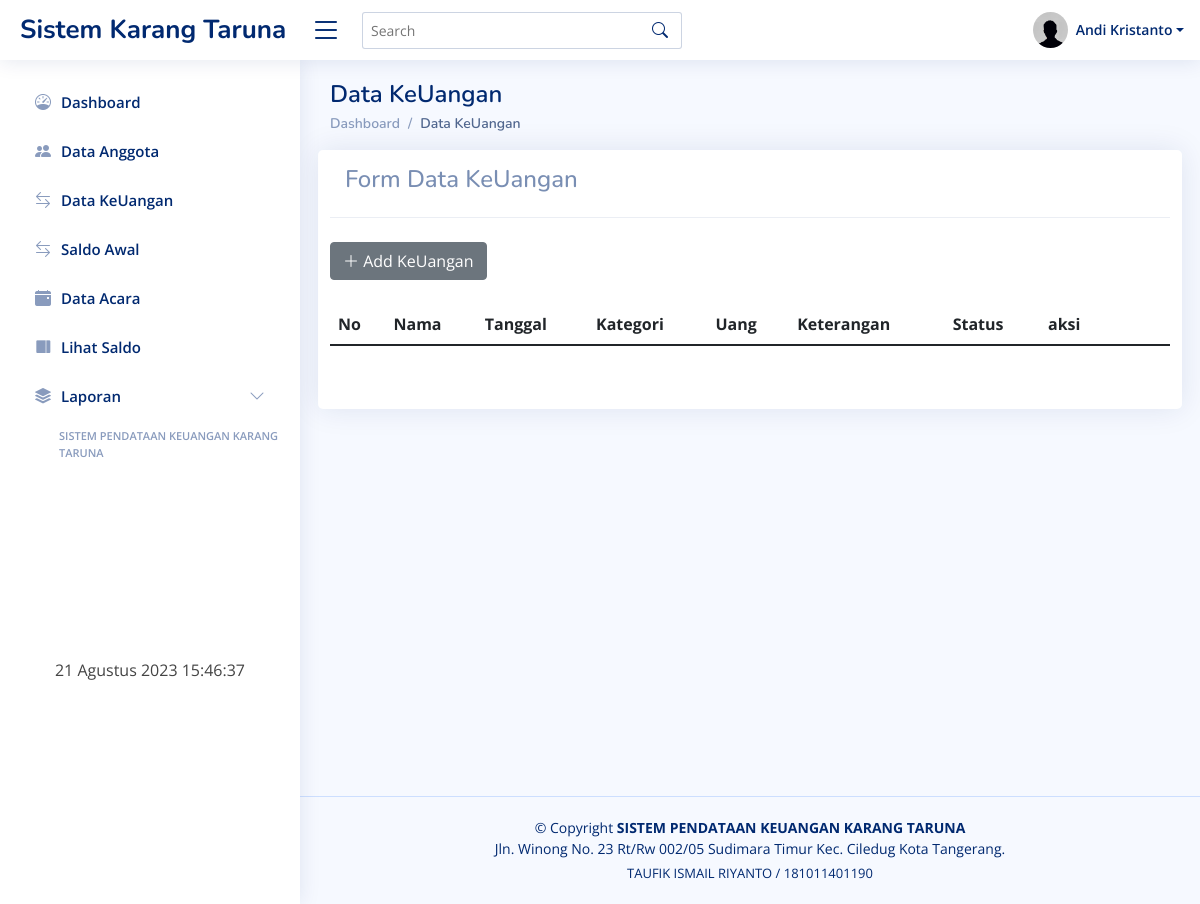
The page /admin/index.php?url=index_keuangan (signed in) on the database as committed earlier.
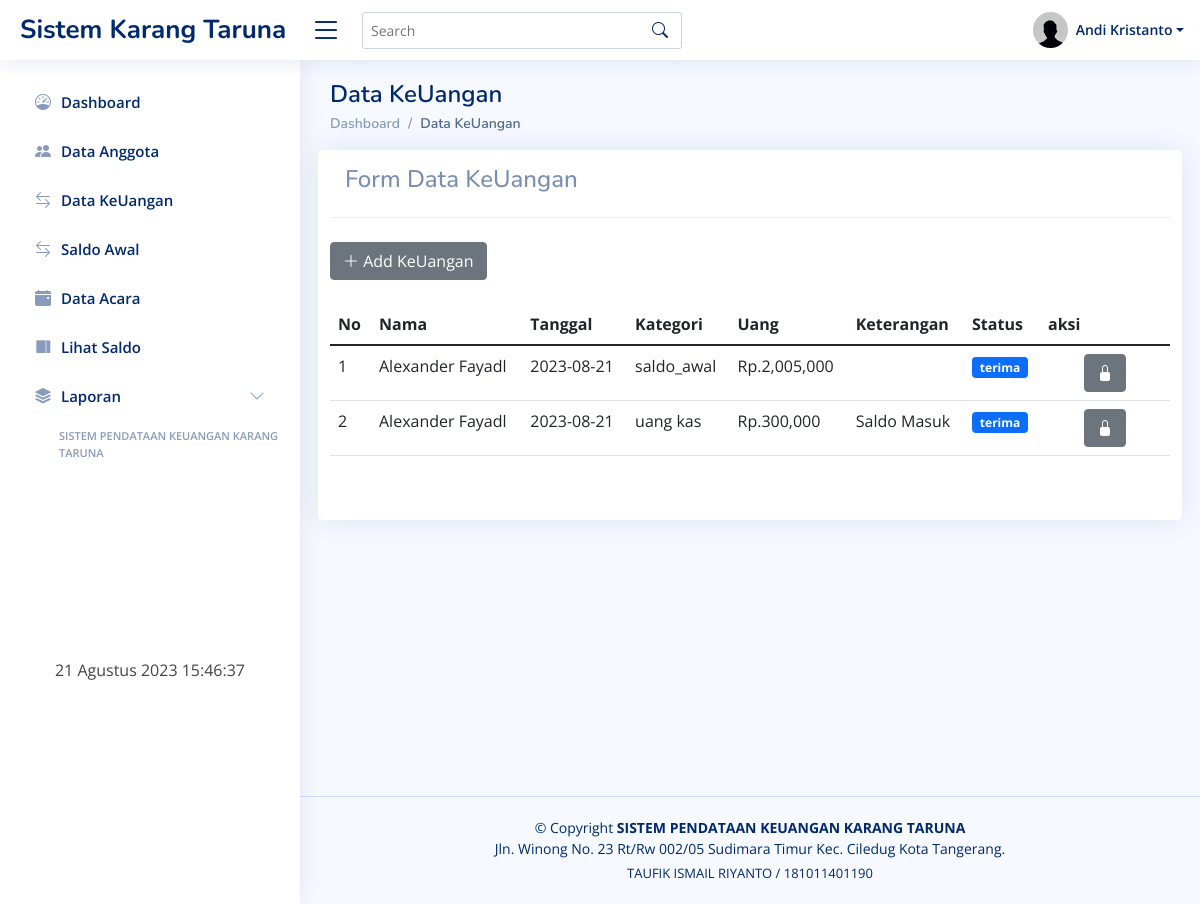
The same page on the database as committed later.
### tables this page shows
CREATE TABLE `users` (
  `id_user` int(11) NOT NULL,
  `recid` enum('0','1') NOT NULL,
  `nama` varchar(30) NOT NULL,
  `rt` int(4) NOT NULL,
  `rw` int(4) NOT NULL,
  `alamat` text NOT NULL,
  `tgl_lahir` varchar(20) NOT NULL,
  `pekerjaan` varchar(40) NOT NULL,
  `no_telp` varchar(15) NOT NULL,
  `status` enum('aktif','tidak aktif') NOT NULL,
  `usertype` enum('ketua','wakil','anggota') NOT NULL,
  `username` varchar(30) NOT NULL,
  `password` varchar(200) NOT NULL,
  `level` enum('admin','anggota') NOT NULL
);

CREATE TABLE `trx` (
  `id_trx` int(11) NOT NULL,
  `id_user` int(11) NOT NULL,
  `jml_trx` varchar(255) NOT NULL,
  `keterangan` varchar(255) NOT NULL,
  `status_trx` varchar(255) NOT NULL,
  `tgl` date NOT NULL
);

CREATE TABLE `acara` (
  `id_acara` int(11) NOT NULL,
  `id_trx` int(11) NOT NULL,
  `nama_acara` varchar(255) NOT NULL,
  `tempat_acara` varchar(255) NOT NULL
);

### config/getbln.php (called while the page is built, shortened)
<?php
function  getStatus($status){
	if ($status == "saldo_keluar"){
		return  "Saldo Keluar";
    }
		else if($status == "saldo_masuk"){
		return  "Saldo Masuk";
	}
}
?>

### admin/index_keuangan.php (the view, shortened to what the changed rows need)
<!DOCTYPE html>
<html>
<head>
</head>
<body>
     <div class="container">
          <div class="pagetitle">
               <h1 class="mb-1">Data KeUangan</h1>
          </div>
          <div class="row">
               <div class="card">
                    <br>
                    <br>
                    <table id="anggota" class="table table-hover">
                         <thead>
                              <tr>
                                   <th>No</th>
                                   <th>Nama</th>
                                   <th>Tanggal</th>
                                   <th>Kategori</th>
                                   <th>Uang</th>
                                   <th>Keterangan</th>
                                   <th>Status</th>
                                   <th style="width:130px">aksi</th>
                              </tr>
                         </thead>
                         <tbody>
                              <tr>
                              <?php
						require '../config/config.php';
                              include '../config/getbln.php';
						$no = 1;
                              $bulan =  date('m', strtotime(date('Y-m-d')));
                                   $sql = mysqli_query($koneksi,"select * from trx inner join users on users.id_user=trx.id_user inner join
                              acara on acara.id_trx=trx.id_trx and month(tgl)='$bulan' where trx.id_trx NOT IN (
                                   SELECT id_trx from trx where keterangan = 'saldo_keluar'
                                  ) order by tgl DESC");
						while ($data = mysqli_fetch_array($sql)) {
							?>
                                   <td><?= $no++; ?></td>
                                   <td><?= $data['nama']; ?></td>
                                   <td><?= $data['tgl']; ?></td>
                                   <td><?= $data['nama_acara']; ?></td>
                                   <td>Rp.<?= number_format($data['jml_trx']); ?></td>
                                   <td>
                                    <?= getStatus($data['keterangan']); ?>
                                   </td>
                                   <td>
                                        <?php
									if($data['status_trx'] == 'kirim'){ ?>
                                                  <span class="badge bg-warning "><?= $data['status_trx']; ?></span>
									<?php } else if($data['status_trx'] == 'terima'){ ?>
										<span class="badge bg-primary "><?= $data['status_trx']; ?></span>
									<?php }?>
                                   </td>
                                   <td class="text-center">
                                        <?php
									if($data['status_trx'] == 'kirim'){ ?>
                                        <button type="button" class="btn btn-warning" data-bs-toggle="modal"
                                             data-bs-target="#MyV<?= $data['id_trx']; ?>">
                                             <span class="icon text-white">
                                                  <i class="bi bi-check-circle-fill"></i>
                                             </span>
                                        </button>
                                        <a href="del2.php?id=<?php echo $data['id_trx']; ?>"
                                             class="btn btn-danger btn-icon-split"
                                             onclick="return confirm('Yakin Hapus Data ?')">
                                             <span class="icon text-white">
                                                  <i class="bi bi-trash-fill"></i>
                                             </span>
                                        </a>
                                        <?php } else if ($data['status_trx'] == 'terima') { ?>
                                        <button type="button" class="btn btn-secondary" data-bs-toggle="modal"
                                             data-bs-target="#MyView<?= $data['id_trx']; ?>">
                                             <span class="icon text-white">
                                                  <i class="bi bi-lock-fill"></i>
                                             </span>
                                        </button>
                                        <?php }?>
                                   </td>
                              </tr>
                              <?php } ?>
                         </tbody>
                    </table>
                    <br><br>
               </div>
          </div>
     </div>
</body>
</html>

### admin/index.php (shortened to what the changed rows need)
<!DOCTYPE html>
<html lang="en">
<head>
     <link href="../assets/css/bootstrap.min.css" rel="stylesheet">
     <link href="../assets/css/bootstrap-icons.css" rel="stylesheet">
     <link href="../assets/css/boxicons.min.css" rel="stylesheet">
     <link href="../assets/css/quill.snow.css" rel="stylesheet">
     <link href="../assets/css/quill.bubble.css" rel="stylesheet">
     <link href="../assets/css/remixicon.css" rel="stylesheet">
     <link rel="stylesheet" href="../assets/jquery-ui.css">
     <link href="../assets/css/style.css" rel="stylesheet">
     <link href="../assets/datatables/dataTables.bootstrap4.min.css" rel="stylesheet">
</head>
<body>
     <header id="header" class="header fixed-top d-flex align-items-center">
          <nav class="header-nav ms-auto">
               <ul class="d-flex align-items-center">
                    <li class="nav-item dropdown pe-3">
                         <?php
             require '../config/config.php';
             $sql = mysqli_query($koneksi, "select * from users where id_user='$_SESSION[id]'");
             while ($data = mysqli_fetch_array($sql)) {
               ?>
                         <a class="nav-link nav-profile d-flex align-items-center pe-0" href="#"
                              data-bs-toggle="dropdown"> <img src="../assets/img/profile-img.png" alt="Profile"
                                   class="rounded-circle"> <span
                                   class="d-none d-md-block dropdown-toggle ps-2"><?php echo $data['nama']; ?></span>
                         </a>
                              <?php } ?>
                    </li>
               </ul>
          </nav>
     </header>
     <main id="main" class="main">
          <section class="section">
               <div class="row">
                    <?php include 'link.php' ?>
                    <br>
                    <br>
                    <br>
                    <br>
                    <br>
                    <br>
                    <br>
                    <br>
                    <br>
                    <br>
                    <br>
                    <br>
                    <br>
                    <br>
                    <br>
                    <br>
                    <br>
                    <br>
                    <br>
                    <br>
                    <br>
                    <br>
                    <br>
                    <br>
                    <br>
                    <br>
                    <br>
                    <br>
                    <br>
               </div>
          </section>
     </main>
</body>
</html>

Rows that differ between the two databases and show on the page:
added trx: id_user.nama "Alexander Fayadl", tgl "2023-08-21", acara.nama_acara "saldo_awal", jml_trx "2,005,000", status_trx "terima"
added trx: id_user.nama "Alexander Fayadl", tgl "2023-08-21", acara.nama_acara "uang kas", jml_trx "300,000", keterangan "Saldo Masuk", status_trx "terima"
